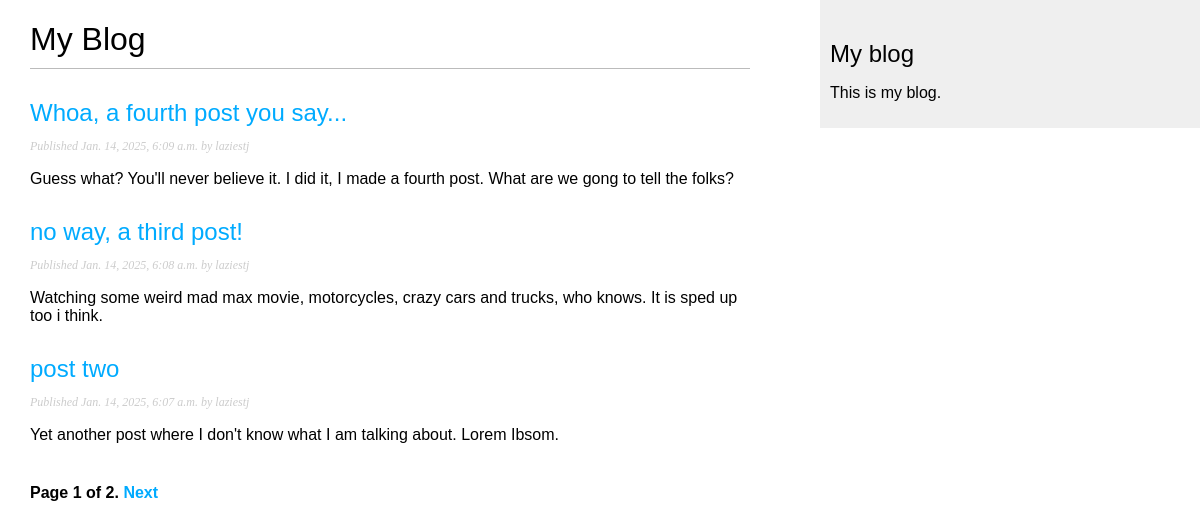
Screenshot of /blog/ with the database file from the repository.
### blog/models.py (models this page shows, shortened)
class Post(models.Model):
    class Status(models.TextChoices):
        DRAFT = 'DF', 'Draft'
        PUBLISHED = 'PB', 'Published'
    title = models.CharField(max_length=250)
    slug = models.SlugField(
        max_length=250,
        unique_for_date='publish'
        )
    author = models.ForeignKey(
        settings.AUTH_USER_MODEL,
        on_delete=models.CASCADE,
        related_name='blog_posts'
    )
    body = models.TextField()
    publish = models.DateTimeField(default=timezone.now)
    created = models.DateTimeField(auto_now_add=True)
    updated = models.DateField(auto_now=True)
    status = models.CharField(
        max_length=2,
        choices=Status,
        default=Status.DRAFT
    )
    objects = models.Manager()
    published = PublihedManager()
    class Meta:
        ordering = ['-publish']
        indexes = [
            models.Index(fields = ['-publish']),
        ]
    def get_absolute_url(self):
        return reverse(
            'blog:post_detail',
            args=[
                self.publish.year,
                self.publish.month,
                self.publish.day,
                self.slug
            ],
        )

### blog/views.py (the view)
# urls.py: path('', views.PostListView.as_view(), name='post_list'),
class  PostListView(ListView):
    queryset = Post.published.all()
    context_object_name = 'posts'
    paginate_by = 3
    template_name = 'blog/post/list.html'

### blog/templates/blog/post/list.html (shortened to what this page needs)
{% extends "blog/base.html" %}
{% block content %}
    <h1>My Blog</h1>
    {% for post in posts %}
        <h2>
            <a href="{{ post.get_absolute_url }}">
                {{ post.title }}
            </a>
        </h2>
        <p class="date">
            Published {{ post.publish }} by {{ post.author }}
        </p>
        {{ post.body|truncatewords:30|linebreaks }}
    {% endfor %}
    {% include "pagination.html" with page=page_obj %}
{% endblock %}

### blog/templates/blog/base.html (shortened to what this page needs)
{% load static %}
<!DOCTYPE html>
<html>
<head>
    <link href="{% static "css/blog.css" %}" rel="stylesheet">
</head>
<body>
    <div id="content">
        {% block content %}
        {% endblock %}
    </div>
    <div id="sidebar">
        <h2>My blog</h2>
        <p>This is my blog.</p>
    </div>
</body>
</html>

### blog/templates/pagination.html (shortened to what this page needs)
<div class="pagination">
    <span class="step-links">
        <span class="current">
            Page {{ page.number }} of {{ page.paginator.num_pages }}.
        </span>
        {% if page.has_next %}
            <a href="?page={{ page.next_page_number }}">Next</a>
        {% endif %}
    </span>
</div>

### blog/static/css/blog.css (style rules this page uses)
body { margin:0; padding:0; font-family:helvetica, sans-serif; }
a { color:#00abff; text-decoration:none; }
h1 { font-weight:normal; border-bottom:1px solid #bbb; padding:0 0 10px 0; }
h2 { font-weight:normal; margin:30px 0 0; }
#content { float:left; width:60%; padding:0 0 0 30px; }
#sidebar { float:right; width:30%; padding:10px; background:#efefef; height:100%; }
p.date { color:#ccc; font-family: georgia, serif; font-size: 12px; font-style: italic; }
.pagination { margin:40px 0; font-weight:bold; }

### rows the page displays
Post: title "Whoa, a fourth post you say...", publish "Jan. 14, 2025, 6:09 a.m.", author "laziestj", body "Guess what? You'll never believe it. I did it, I made a fourth post. What are we gong to tell the folks?"
Post: title "no way, a third post!", publish "Jan. 14, 2025, 6:08 a.m.", author "laziestj", body "Watching some weird mad max movie, motorcycles, crazy cars and trucks, who knows. It is sped up too i think."
Post: title "post two", publish "Jan. 14, 2025, 6:07 a.m.", author "laziestj", body "Yet another post where I don't know what I am talking about. Lorem Ibsom."

### other values shown
{{ page.number }} "1"
{{ page.paginator.num_pages }} "2"
